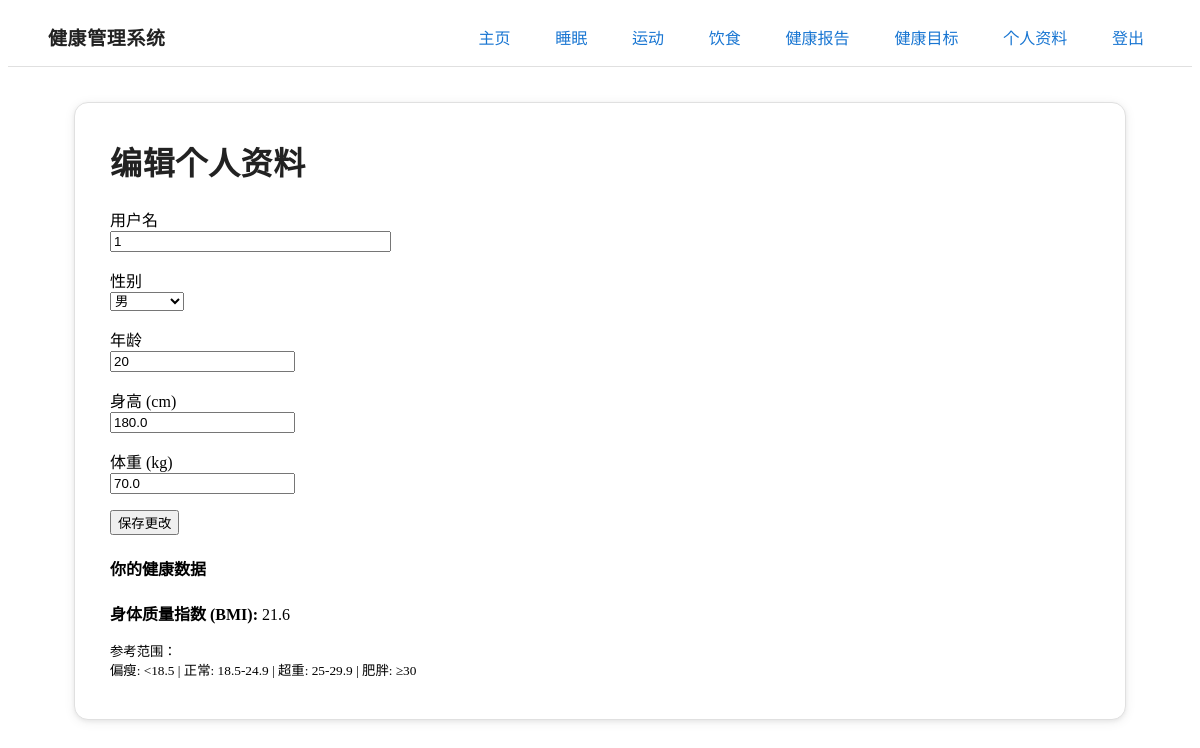
The app's page /profile (signed in) with its own data.
### app/models.py (models this page shows, shortened)
class User(UserMixin, db.Model):
    id = db.Column(db.Integer, primary_key=True)
    username = db.Column(db.String(64), index=True, unique=True)
    email = db.Column(db.String(120), index=True, unique=True)
    password_hash = db.Column(db.String(128))
    gender = db.Column(db.String(10), nullable=True)
    age = db.Column(db.Integer, nullable=True)
    height = db.Column(db.Float, nullable=True) # in cm
    weight = db.Column(db.Float, nullable=True) # in kg
    bmi = db.Column(db.Float, nullable=True)
    goal = db.relationship('Goal', backref='user', uselist=False) # One-to-one relationship
    sleep_records = db.relationship('SleepRecord', backref='author', lazy='dynamic')
    exercise_records = db.relationship('ExerciseRecord', backref='author', lazy='dynamic')
    diet_records = db.relationship('DietRecord', backref='author', lazy='dynamic')

### app/routes.py (the view)
@app.route('/profile', methods=['GET', 'POST'])
@login_required
def profile():
    form = EditProfileForm()
    if form.validate_on_submit():
        current_user.username = form.username.data
        current_user.gender = form.gender.data
        current_user.age = form.age.data
        current_user.height = form.height.data
        current_user.weight = form.weight.data
        if current_user.height and current_user.weight:
            height_in_meters = current_user.height / 100
            current_user.bmi = round(current_user.weight / (height_in_meters ** 2), 2)
        else:
            current_user.bmi = None
        db.session.commit()
        flash('你的个人资料已更新！')
        return redirect(url_for('profile'))
    elif request.method == 'GET':
        form.username.data = current_user.username
        form.gender.data = current_user.gender
        form.age.data = current_user.age
        form.height.data = current_user.height
        form.weight.data = current_user.weight
    return render_template('profile.html', title='个人资料', form=form)

### app/forms.py
class EditProfileForm(FlaskForm):
    username = StringField('用户名', validators=[DataRequired()])
    gender = SelectField('性别', choices=[('', '请选择...'), ('男', '男'), ('女', '女')], validators=[Optional()])
    age = IntegerField('年龄', validators=[Optional()])
    height = FloatField('身高 (cm)', validators=[Optional()])
    weight = FloatField('体重 (kg)', validators=[Optional()])
    submit = SubmitField('保存更改')

### app/models.py (called while the page is built)
@login.user_loader
def load_user(id):
    return User.query.get(int(id))

### app/templates/profile.html (shortened to what this page needs)
{% extends "base.html" %}
{% block content %}
<article class="main-card">
    <h2 class="main-title">编辑个人资料</h2>
    <div class="grid">
        <div_col="1of2">
            <form action="" method="post" novalidate>
                <p>
                    {{ form.username.label }}<br>
                    {{ form.username(size=32) }}
                </p>
                <p>
                    {{ form.gender.label }}<br>
                    {{ form.gender() }}
                </p>
                <p>
                    {{ form.age.label }}<br>
                    {{ form.age() }}
                </p>
                <p>
                    {{ form.height.label }}<br>
                    {{ form.height() }}
                </p>
                <p>
                    {{ form.weight.label }}<br>
                    {{ form.weight() }}
                </p>
                <p>{{ form.submit() }}</p>
            </form>
        </div>
        <div_col="1of2">
            <article>
                <h4>你的健康数据</h4>
                {% if current_user.bmi %}
                    <p><strong>身体质量指数 (BMI):</strong> {{ current_user.bmi }}</p>
                    <p><small>参考范围：<br>偏瘦: &lt;18.5 | 正常: 18.5-24.9 | 超重: 25-29.9 | 肥胖: &ge;30</small></p>
                {% else %}
                    <p>你的年龄、身高和体重等数据能帮助我们更精确地为你计算热量消耗和评估健康状况。</p>
                    <p>我们承诺会妥善保管你的个人信息。</p>
                {% endif %}
            </article>
</article>
{% endblock %}

### app/templates/base.html (style rules this page uses)
.main-card { background: #fff; border-radius: 14px; box-shadow: 0 2px 12px rgba(0,0,0,0.07), 0 1.5px 4px rgba(0,0,0,0.06); border: 1px solid #e0e0e0; padding: 2.2rem 2.2rem 1.5rem 2.2rem; margin: 2.2rem auto; max-width: 980px; }
.main-title { font-size: 2rem; font-weight: 700; margin-bottom: 0.7em; margin-top: 0; color: #222; letter-spacing: 0.02em; }

### records on screen
User: username "1", gender "男", age "20", height "180.0", weight "70.0", bmi "21.6"
